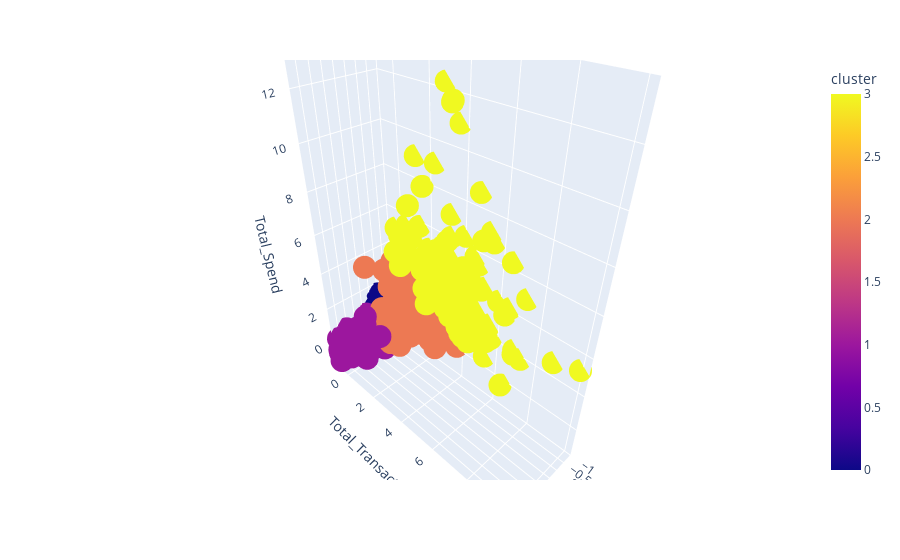

Notebook code cell kept with this figure:
### Code cell
import plotly.express as px
fig = px.scatter_3d(customer_RFM_scaled, x='Recency', y='Total_Transactions', z='Total_Spend', color='cluster')
fig.show()

### Figure 1 — Plotly figure (JSON) as saved in the notebook; plotly's stock layout.template omitted (floating-point values rounded to 4 significant figures; data arrays with more than 128 entries replaced by an {"elided": "..."} marker saying what was removed)
{"data": [{"hovertemplate": "Recency=%{x}<br>Total_Transactions=%{y}<br>Total_Spend=%{z}<br>cluster=%{marker.color}<extra></extra>", "legendgroup": "", "marker": {"color": {"elided": "4318 int values"}, "coloraxis": "coloraxis", "symbol": "circle"}, "mode": "markers", "name": "", "scene": "scene", "showlegend": false, "type": "scatter3d", "x": {"elided": "4318 float values"}, "y": {"elided": "4318 float values"}, "z": {"elided": "4318 float values"}}], "layout": {"coloraxis": {"colorbar": {"title": {"text": "cluster"}}, "colorscale": [[0, "#0d0887"], [0.1111, "#46039f"], [0.2222, "#7201a8"], [0.3333, "#9c179e"], [0.4444, "#bd3786"], [0.5556, "#d8576b"], [0.6667, "#ed7953"], [0.7778, "#fb9f3a"], [0.8889, "#fdca26"], [1, "#f0f921"]]}, "legend": {"tracegroupgap": 0}, "margin": {"t": 60}, "scene": {"domain": {"x": [0, 1], "y": [0, 1]}, "xaxis": {"title": {"text": "Recency"}}, "yaxis": {"title": {"text": "Total_Transactions"}}, "zaxis": {"title": {"text": "Total_Spend"}}}}}
